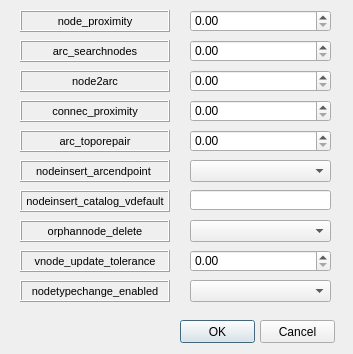
<?xml version="1.0" encoding="UTF-8"?>
<ui version="4.0">
 <class>Dialog</class>
 <widget class="QDialog" name="Dialog">
  <property name="geometry">
   <rect>
    <x>0</x>
    <y>0</y>
    <width>353</width>
    <height>354</height>
   </rect>
  </property>
  <property name="windowTitle">
   <string>Dialog</string>
  </property>
  <widget class="QDoubleSpinBox" name="config_node_proximity">
   <property name="geometry">
    <rect>
     <x>190</x>
     <y>10</y>
     <width>141</width>
     <height>22</height>
    </rect>
   </property>
  </widget>
  <widget class="QPushButton" name="btn_accept">
   <property name="geometry">
    <rect>
     <x>180</x>
     <y>320</y>
     <width>75</width>
     <height>23</height>
    </rect>
   </property>
   <property name="text">
    <string>OK</string>
   </property>
  </widget>
  <widget class="QPushButton" name="btn_cancel">
   <property name="geometry">
    <rect>
     <x>260</x>
     <y>320</y>
     <width>75</width>
     <height>23</height>
    </rect>
   </property>
   <property name="text">
    <string>Cancel</string>
   </property>
  </widget>
  <widget class="QLabel" name="label_node_type">
   <property name="geometry">
    <rect>
     <x>20</x>
     <y>10</y>
     <width>150</width>
     <height>22</height>
    </rect>
   </property>
   <property name="font">
    <font>
     <pointsize>8</pointsize>
    </font>
   </property>
   <property name="frameShape">
    <enum>QFrame::Box</enum>
   </property>
   <property name="frameShadow">
    <enum>QFrame::Raised</enum>
   </property>
   <property name="text">
    <string>node_proximity</string>
   </property>
   <property name="alignment">
    <set>Qt::AlignCenter</set>
   </property>
   <property name="margin">
    <number>3</number>
   </property>
  </widget>
  <widget class="QLabel" name="label_arc_searchnodes">
   <property name="geometry">
    <rect>
     <x>20</x>
     <y>40</y>
     <width>150</width>
     <height>22</height>
    </rect>
   </property>
   <property name="font">
    <font>
     <pointsize>8</pointsize>
    </font>
   </property>
   <property name="frameShape">
    <enum>QFrame::Box</enum>
   </property>
   <property name="frameShadow">
    <enum>QFrame::Raised</enum>
   </property>
   <property name="text">
    <string>arc_searchnodes</string>
   </property>
   <property name="alignment">
    <set>Qt::AlignCenter</set>
   </property>
   <property name="margin">
    <number>3</number>
   </property>
  </widget>
  <widget class="QLabel" name="label_node2arc">
   <property name="geometry">
    <rect>
     <x>20</x>
     <y>70</y>
     <width>150</width>
     <height>22</height>
    </rect>
   </property>
   <property name="font">
    <font>
     <pointsize>8</pointsize>
    </font>
   </property>
   <property name="frameShape">
    <enum>QFrame::Box</enum>
   </property>
   <property name="frameShadow">
    <enum>QFrame::Raised</enum>
   </property>
   <property name="text">
    <string>node2arc</string>
   </property>
   <property name="alignment">
    <set>Qt::AlignCenter</set>
   </property>
   <property name="margin">
    <number>3</number>
   </property>
  </widget>
  <widget class="QLabel" name="label_connec_proximity">
   <property name="geometry">
    <rect>
     <x>20</x>
     <y>100</y>
     <width>150</width>
     <height>22</height>
    </rect>
   </property>
   <property name="font">
    <font>
     <pointsize>8</pointsize>
    </font>
   </property>
   <property name="frameShape">
    <enum>QFrame::Box</enum>
   </property>
   <property name="frameShadow">
    <enum>QFrame::Raised</enum>
   </property>
   <property name="text">
    <string>connec_proximity</string>
   </property>
   <property name="alignment">
    <set>Qt::AlignCenter</set>
   </property>
   <property name="margin">
    <number>3</number>
   </property>
  </widget>
  <widget class="QLabel" name="label_arc_toporepair">
   <property name="geometry">
    <rect>
     <x>20</x>
     <y>130</y>
     <width>150</width>
     <height>22</height>
    </rect>
   </property>
   <property name="font">
    <font>
     <pointsize>8</pointsize>
    </font>
   </property>
   <property name="frameShape">
    <enum>QFrame::Box</enum>
   </property>
   <property name="frameShadow">
    <enum>QFrame::Raised</enum>
   </property>
   <property name="text">
    <string>arc_toporepair</string>
   </property>
   <property name="alignment">
    <set>Qt::AlignCenter</set>
   </property>
   <property name="margin">
    <number>3</number>
   </property>
  </widget>
  <widget class="QLabel" name="label_nodeinsert_arcendpoint">
   <property name="geometry">
    <rect>
     <x>20</x>
     <y>160</y>
     <width>150</width>
     <height>22</height>
    </rect>
   </property>
   <property name="font">
    <font>
     <pointsize>8</pointsize>
    </font>
   </property>
   <property name="frameShape">
    <enum>QFrame::Box</enum>
   </property>
   <property name="frameShadow">
    <enum>QFrame::Raised</enum>
   </property>
   <property name="text">
    <string>nodeinsert_arcendpoint </string>
   </property>
   <property name="alignment">
    <set>Qt::AlignCenter</set>
   </property>
   <property name="margin">
    <number>3</number>
   </property>
  </widget>
  <widget class="QLabel" name="label_nodeinsert_catalog_vdefault">
   <property name="geometry">
    <rect>
     <x>20</x>
     <y>190</y>
     <width>150</width>
     <height>22</height>
    </rect>
   </property>
   <property name="font">
    <font>
     <pointsize>8</pointsize>
    </font>
   </property>
   <property name="frameShape">
    <enum>QFrame::Box</enum>
   </property>
   <property name="frameShadow">
    <enum>QFrame::Raised</enum>
   </property>
   <property name="text">
    <string>nodeinsert_catalog_vdefault</string>
   </property>
   <property name="alignment">
    <set>Qt::AlignCenter</set>
   </property>
   <property name="margin">
    <number>3</number>
   </property>
  </widget>
  <widget class="QLabel" name="label_orphannode_delete">
   <property name="geometry">
    <rect>
     <x>20</x>
     <y>220</y>
     <width>150</width>
     <height>22</height>
    </rect>
   </property>
   <property name="font">
    <font>
     <pointsize>8</pointsize>
    </font>
   </property>
   <property name="frameShape">
    <enum>QFrame::Box</enum>
   </property>
   <property name="frameShadow">
    <enum>QFrame::Raised</enum>
   </property>
   <property name="text">
    <string>orphannode_delete</string>
   </property>
   <property name="alignment">
    <set>Qt::AlignCenter</set>
   </property>
   <property name="margin">
    <number>3</number>
   </property>
  </widget>
  <widget class="QLabel" name="label_vnode_update_tolerance">
   <property name="geometry">
    <rect>
     <x>20</x>
     <y>250</y>
     <width>150</width>
     <height>22</height>
    </rect>
   </property>
   <property name="font">
    <font>
     <pointsize>8</pointsize>
    </font>
   </property>
   <property name="frameShape">
    <enum>QFrame::Box</enum>
   </property>
   <property name="frameShadow">
    <enum>QFrame::Raised</enum>
   </property>
   <property name="text">
    <string>vnode_update_tolerance</string>
   </property>
   <property name="alignment">
    <set>Qt::AlignCenter</set>
   </property>
   <property name="margin">
    <number>3</number>
   </property>
  </widget>
  <widget class="QLabel" name="label_nodetype_change_enabled">
   <property name="geometry">
    <rect>
     <x>20</x>
     <y>280</y>
     <width>150</width>
     <height>22</height>
    </rect>
   </property>
   <property name="font">
    <font>
     <pointsize>8</pointsize>
    </font>
   </property>
   <property name="frameShape">
    <enum>QFrame::Box</enum>
   </property>
   <property name="frameShadow">
    <enum>QFrame::Raised</enum>
   </property>
   <property name="text">
    <string>nodetypechange_enabled</string>
   </property>
   <property name="alignment">
    <set>Qt::AlignCenter</set>
   </property>
   <property name="margin">
    <number>3</number>
   </property>
  </widget>
  <widget class="QDoubleSpinBox" name="config_arc_searchnodes">
   <property name="geometry">
    <rect>
     <x>190</x>
     <y>40</y>
     <width>141</width>
     <height>22</height>
    </rect>
   </property>
  </widget>
  <widget class="QDoubleSpinBox" name="config_node2arc">
   <property name="geometry">
    <rect>
     <x>190</x>
     <y>70</y>
     <width>141</width>
     <height>22</height>
    </rect>
   </property>
  </widget>
  <widget class="QDoubleSpinBox" name="config_arc_toporepair">
   <property name="geometry">
    <rect>
     <x>190</x>
     <y>130</y>
     <width>141</width>
     <height>22</height>
    </rect>
   </property>
  </widget>
  <widget class="QDoubleSpinBox" name="config_connec_proximity">
   <property name="geometry">
    <rect>
     <x>190</x>
     <y>100</y>
     <width>141</width>
     <height>22</height>
    </rect>
   </property>
  </widget>
  <widget class="QDoubleSpinBox" name="config_vnode_update_tolerance">
   <property name="geometry">
    <rect>
     <x>190</x>
     <y>250</y>
     <width>141</width>
     <height>22</height>
    </rect>
   </property>
  </widget>
  <widget class="QComboBox" name="config_nodeinsert_arcendpoint">
   <property name="geometry">
    <rect>
     <x>190</x>
     <y>160</y>
     <width>141</width>
     <height>22</height>
    </rect>
   </property>
  </widget>
  <widget class="QComboBox" name="config_orphannode_delete">
   <property name="geometry">
    <rect>
     <x>190</x>
     <y>220</y>
     <width>141</width>
     <height>22</height>
    </rect>
   </property>
  </widget>
  <widget class="QComboBox" name="config_nodetype_change_enabled">
   <property name="geometry">
    <rect>
     <x>190</x>
     <y>280</y>
     <width>141</width>
     <height>22</height>
    </rect>
   </property>
  </widget>
  <widget class="QLineEdit" name="config_nodeinsert_catalog_vdefault">
   <property name="geometry">
    <rect>
     <x>190</x>
     <y>190</y>
     <width>141</width>
     <height>20</height>
    </rect>
   </property>
  </widget>
 </widget>
 <resources/>
 <connections/>
</ui>
